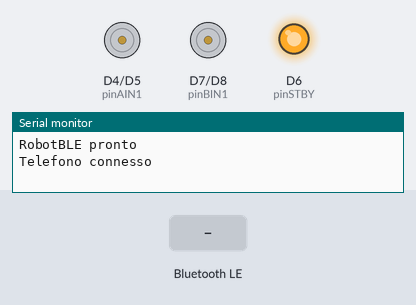
The sketch below on a simulated Arduino Nano 33 IoT. Parts: motor-driver pin pairs drawn as motors (green arrow = first pin HIGH = forward, orange = second pin HIGH = backward, longer = more drive, scaled by the enable pin, stopped while the standby pin is LOW), output pins drawn as LEDs (lit = HIGH), the last lines printed to the serial monitor. The inputs (shaded band) are chosen by the test bench. Nothing arrives over Bluetooth unless stated; a phone connects over Bluetooth LE 3 s after start.

Above: at 3.8 s.
3.9 s: Bluetooth LE write "F" received
At 4.8 s:
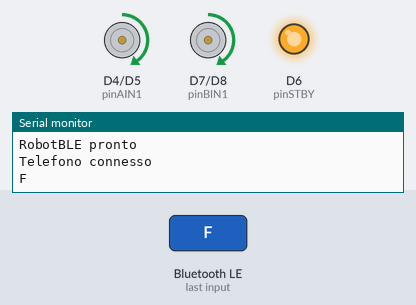
5.4 s: Bluetooth LE write "B" received
At 5.9 s:
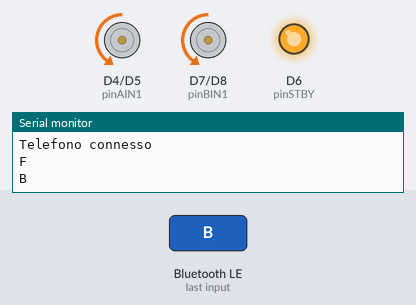
6.9 s: Bluetooth LE write "L" received
At 8.1 s:
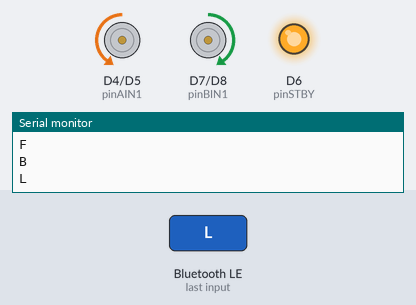
8.4 s: Bluetooth LE write "R" received
At 9.4 s:
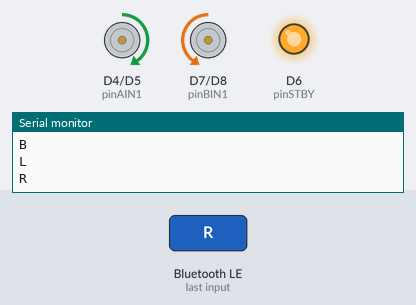
9.9 s: Bluetooth LE write "S" received
At 10.5 s:
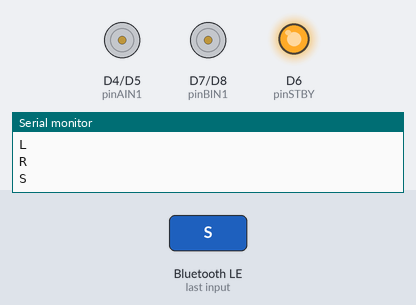
Timing chart, 0 to 12.4 s (numbered marks = the images above; inputs shaded):
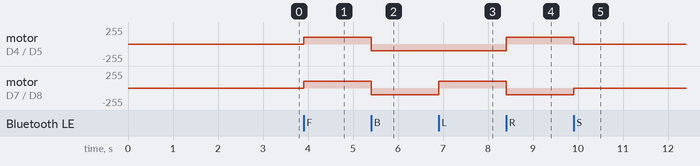

The sketch:

RobotBLE.ino
```cpp
#include <ArduinoBLE.h>

// TB6612FNG - Motore A
const int pinPWMA = 9;
const int pinAIN1 = 4;
const int pinAIN2 = 5;

// TB6612FNG - Motore B
const int pinPWMB = 10;
const int pinBIN1 = 7;
const int pinBIN2 = 8;

const int pinSTBY = 6;

// Bluetooth BLE
BLEService robotService("19B10000-E8F2-537E-4F6C-D104768A1214");

BLEStringCharacteristic commandCharacteristic(
  "19B10001-E8F2-537E-4F6C-D104768A1214",
  BLEWrite,
  20
);

int velocita = 100;

void stopMotori() {
  analogWrite(pinPWMA, 0);
  analogWrite(pinPWMB, 0);
}

void motori(int dirA, int dirB) {
  // dir: 1 avanti, -1 indietro, 0 fermo
  digitalWrite(pinAIN1, dirA > 0 ? HIGH : LOW);
  digitalWrite(pinAIN2, dirA < 0 ? HIGH : LOW);

  digitalWrite(pinBIN1, dirB > 0 ? HIGH : LOW);
  digitalWrite(pinBIN2, dirB < 0 ? HIGH : LOW);

  analogWrite(pinPWMA, dirA == 0 ? 0 : velocita);
  analogWrite(pinPWMB, dirB == 0 ? 0 : velocita);
}

void eseguiComando(String cmd) {
  cmd.trim();

  if (cmd == "F") {
    motori(1, 1);
  } else if (cmd == "B") {
    motori(-1, -1);
  } else if (cmd == "L") {
    motori(-1, 1);
  } else if (cmd == "R") {
    motori(1, -1);
  } else if (cmd == "S") {
    stopMotori();
  } else if (cmd.startsWith("V")) {
    velocita = constrain(cmd.substring(1).toInt(), 0, 255);
  }
}

void setup() {
  pinMode(pinPWMA, OUTPUT);
  pinMode(pinAIN1, OUTPUT);
  pinMode(pinAIN2, OUTPUT);

  pinMode(pinPWMB, OUTPUT);
  pinMode(pinBIN1, OUTPUT);
  pinMode(pinBIN2, OUTPUT);

  pinMode(pinSTBY, OUTPUT);

  digitalWrite(pinSTBY, HIGH);
  stopMotori();

  Serial.begin(115200);

  if (!BLE.begin()) {
    while (true) {}
  }

  BLE.setLocalName("RobotBLE");
  BLE.setAdvertisedService(robotService);

  robotService.addCharacteristic(commandCharacteristic);
  BLE.addService(robotService);

  commandCharacteristic.writeValue("S");
  BLE.advertise();

  Serial.println("RobotBLE pronto");
}

void loop() {
  BLEDevice central = BLE.central();

  if (central) {
    Serial.println("Telefono connesso");

    while (central.connected()) {
      BLE.poll();

      if (commandCharacteristic.written()) {
        String cmd = commandCharacteristic.value();
        Serial.println(cmd);
        eseguiComando(cmd);
      }
    }

    // Sicurezza: ferma il robot quando si disconnette
    stopMotori();
    Serial.println("Telefono disconnesso");
  }
}
```

Measured:
- after the input at 3.9 s, motor on D4 (pinAIN1) / D5 (pinAIN2), motor on D7 (pinBIN1) / D8 (pinBIN2): stopped → forward 100/255 at once
- after the input at 5.4 s, motor on D4 (pinAIN1) / D5 (pinAIN2), motor on D7 (pinBIN1) / D8 (pinBIN2): forward 100/255 → backward 100/255 at once
- after the input at 6.9 s, motor on D7 (pinBIN1) / D8 (pinBIN2): backward 100/255 → forward 100/255 at once
- after the input at 8.4 s, motor on D4 (pinAIN1) / D5 (pinAIN2): backward 100/255 → forward 100/255 at once; motor on D7 (pinBIN1) / D8 (pinBIN2): forward 100/255 → backward 100/255 at once
- after the input at 9.9 s, motor on D4 (pinAIN1) / D5 (pinAIN2): forward 100/255 → stopped at once; motor on D7 (pinBIN1) / D8 (pinBIN2): backward 100/255 → stopped at once
